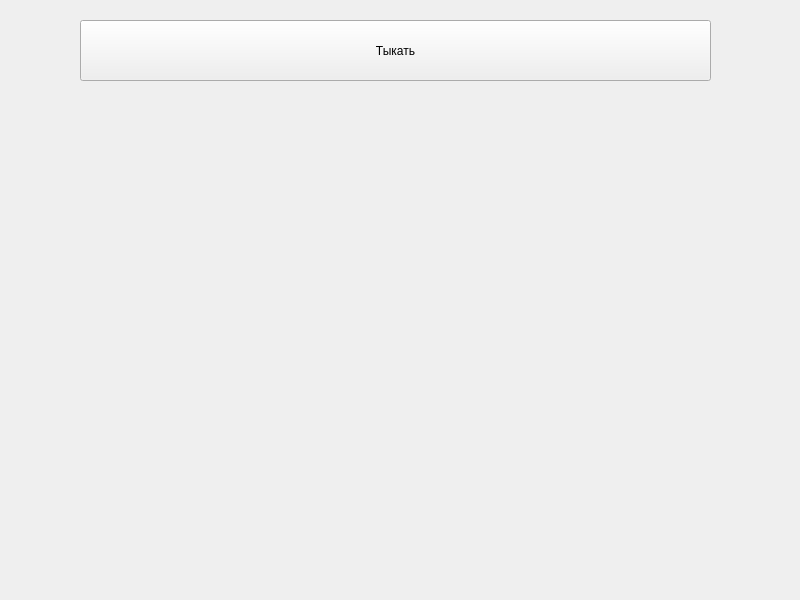
<?xml version="1.0" encoding="UTF-8"?>
<ui version="4.0">
 <class>MainWindow</class>
 <widget class="QMainWindow" name="MainWindow">
  <property name="geometry">
   <rect>
    <x>0</x>
    <y>0</y>
    <width>800</width>
    <height>600</height>
   </rect>
  </property>
  <property name="windowTitle">
   <string>MainWindow</string>
  </property>
  <widget class="QWidget" name="centralwidget">
   <widget class="QPushButton" name="pushButton">
    <property name="geometry">
     <rect>
      <x>80</x>
      <y>20</y>
      <width>631</width>
      <height>61</height>
     </rect>
    </property>
    <property name="text">
     <string>Тыкать</string>
    </property>
   </widget>
  </widget>
 </widget>
 <resources/>
 <connections/>
</ui>
